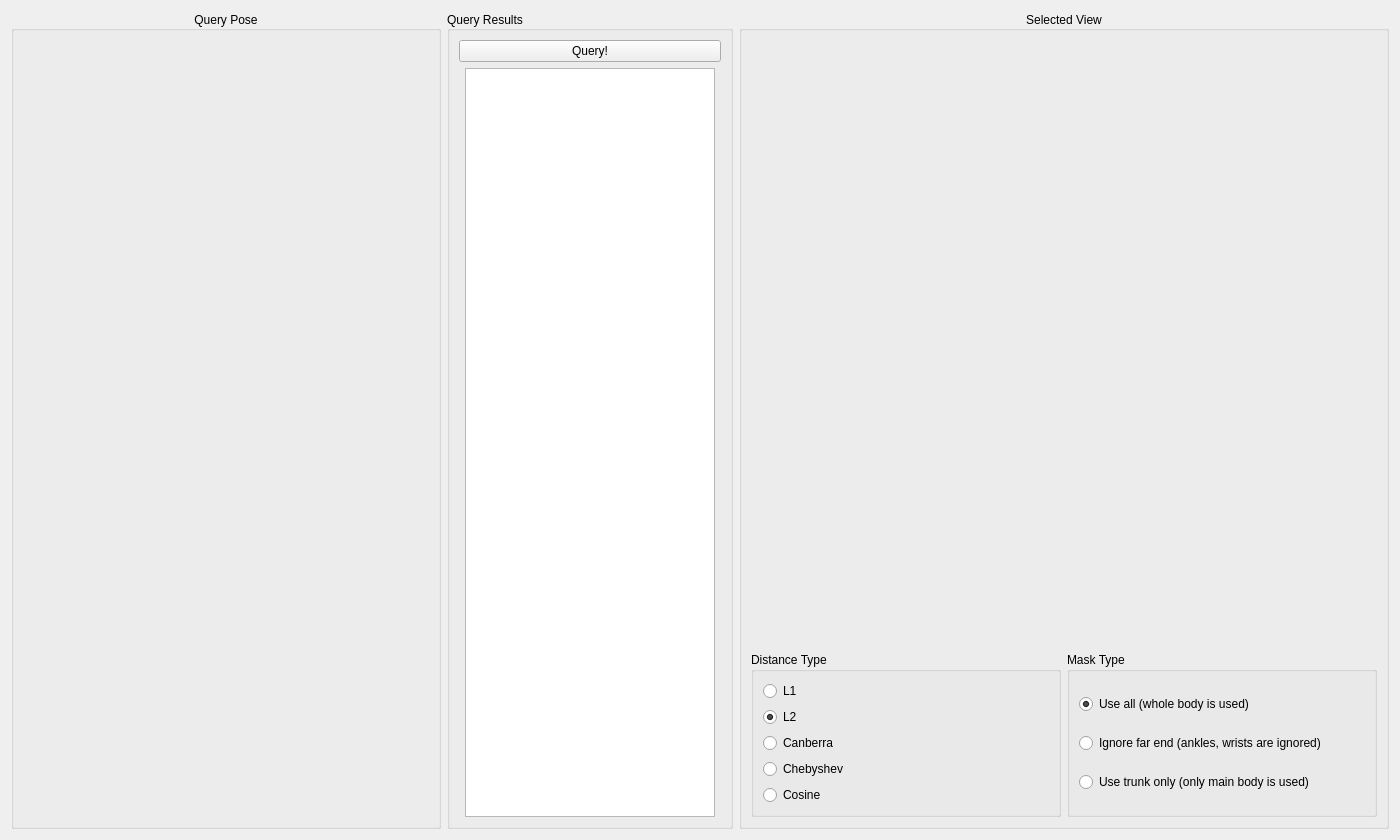
      <widget class="QWidget" name="tab_query">
       <attribute name="title">
        <string>Webcam</string>
       </attribute>
       <layout class="QGridLayout" name="gridLayout_3">
        <item row="0" column="0">
         <layout class="QGridLayout" name="gridLayout" columnstretch="2,1,3">
          <item row="0" column="0">
           <widget class="QGroupBox" name="groupBox">
            <property name="title">
             <string>Query Pose</string>
            </property>
            <property name="alignment">
             <set>Qt::AlignCenter</set>
            </property>
            <layout class="QVBoxLayout" name="verticalLayout">
             <item>
              <widget class="QLabel" name="canvas_query">
               <property name="enabled">
                <bool>true</bool>
               </property>
               <property name="sizePolicy">
                <sizepolicy hsizetype="Preferred" vsizetype="Maximum">
                 <horstretch>0</horstretch>
                 <verstretch>0</verstretch>
                </sizepolicy>
               </property>
               <property name="minimumSize">
                <size>
                 <width>400</width>
                 <height>500</height>
                </size>
               </property>
               <property name="text">
                <string/>
               </property>
               <property name="alignment">
                <set>Qt::AlignCenter</set>
               </property>
              </widget>
             </item>
             <item>
              <spacer name="verticalSpacer_4">
               <property name="orientation">
                <enum>Qt::Vertical</enum>
               </property>
               <property name="sizeHint" stdset="0">
                <size>
                 <width>20</width>
                 <height>40</height>
                </size>
               </property>
              </spacer>
             </item>
            </layout>
           </widget>
          </item>
          <item row="0" column="2">
           <widget class="QGroupBox" name="groupBox_3">
            <property name="minimumSize">
             <size>
              <width>650</width>
              <height>800</height>
             </size>
            </property>
            <property name="title">
             <string>Selected View</string>
            </property>
            <property name="alignment">
             <set>Qt::AlignCenter</set>
            </property>
            <layout class="QGridLayout" name="gridLayout_5" rowstretch="1,0,0">
             <item row="1" column="0">
              <layout class="QHBoxLayout" name="horizontalLayout_2">
               <item>
                <widget class="QGroupBox" name="groupBox_6">
                 <property name="title">
                  <string>Distance Type</string>
                 </property>
                 <layout class="QVBoxLayout" name="verticalLayout_3">
                  <item>
                   <widget class="QRadioButton" name="radio_l1">
                    <property name="text">
                     <string>L1</string>
                    </property>
                    <property name="checked">
                     <bool>false</bool>
                    </property>
                   </widget>
                  </item>
                  <item>
                   <widget class="QRadioButton" name="radio_l2">
                    <property name="text">
                     <string>L2</string>
                    </property>
                    <property name="checked">
                     <bool>true</bool>
                    </property>
                   </widget>
                  </item>
                  <item>
                   <widget class="QRadioButton" name="radio_canberra">
                    <property name="text">
                     <string>Canberra</string>
                    </property>
                   </widget>
                  </item>
                  <item>
                   <widget class="QRadioButton" name="radio_chebyshev">
                    <property name="text">
                     <string>Chebyshev</string>
                    </property>
                   </widget>
                  </item>
                  <item>
                   <widget class="QRadioButton" name="radio_cosine">
                    <property name="text">
                     <string>Cosine</string>
                    </property>
                   </widget>
                  </item>
                 </layout>
                </widget>
               </item>
               <item>
                <widget class="QGroupBox" name="groupBox_5">
                 <property name="title">
                  <string>Mask Type</string>
                 </property>
                 <layout class="QVBoxLayout" name="verticalLayout_5">
                  <item>
                   <widget class="QRadioButton" name="radio_use_all">
                    <property name="text">
                     <string>Use all (whole body is used)</string>
                    </property>
                    <property name="checked">
                     <bool>true</bool>
                    </property>
                   </widget>
                  </item>
                  <item>
                   <widget class="QRadioButton" name="radio_ignore_far">
                    <property name="text">
                     <string>Ignore far end (ankles, wrists are ignored)</string>
                    </property>
                   </widget>
                  </item>
                  <item>
                   <widget class="QRadioButton" name="radio_use_trunk">
                    <property name="text">
                     <string>Use trunk only (only main body is used)</string>
                    </property>
                   </widget>
                  </item>
                 </layout>
                </widget>
               </item>
              </layout>
             </item>
             <item row="0" column="0">
              <layout class="QGridLayout" name="gridLayout_6">
               <item row="1" column="0">
                <widget class="QLabel" name="selected_view">
                 <property name="sizePolicy">
                  <sizepolicy hsizetype="Preferred" vsizetype="Preferred">
                   <horstretch>0</horstretch>
                   <verstretch>0</verstretch>
                  </sizepolicy>
                 </property>
                 <property name="minimumSize">
                  <size>
                   <width>600</width>
                   <height>300</height>
                  </size>
                 </property>
                 <property name="text">
                  <string/>
                 </property>
                 <property name="alignment">
                  <set>Qt::AlignHCenter|Qt::AlignTop</set>
                 </property>
                </widget>
               </item>
               <item row="0" column="0">
                <widget class="QLabel" name="selected_data_view">
                 <property name="sizePolicy">
                  <sizepolicy hsizetype="Preferred" vsizetype="Preferred">
                   <horstretch>0</horstretch>
                   <verstretch>0</verstretch>
                  </sizepolicy>
                 </property>
                 <property name="minimumSize">
                  <size>
                   <width>600</width>
                   <height>300</height>
                  </size>
                 </property>
                 <property name="text">
                  <string/>
                 </property>
                 <property name="alignment">
                  <set>Qt::AlignHCenter|Qt::AlignTop</set>
                 </property>
                </widget>
               </item>
              </layout>
             </item>
            </layout>
           </widget>
          </item>
          <item row="0" column="1">
           <widget class="QGroupBox" name="groupBox_2">
            <property name="title">
             <string>Query Results</string>
            </property>
            <property name="alignment">
             <set>Qt::AlignLeading|Qt::AlignLeft|Qt::AlignVCenter</set>
            </property>
            <layout class="QGridLayout" name="gridLayout_4">
             <item row="0" column="0" colspan="3">
              <widget class="QPushButton" name="btn_query">
               <property name="sizePolicy">
                <sizepolicy hsizetype="Minimum" vsizetype="Minimum">
                 <horstretch>0</horstretch>
                 <verstretch>0</verstretch>
                </sizepolicy>
               </property>
               <property name="text">
                <string>Query!</string>
               </property>
              </widget>
             </item>
             <item row="2" column="1">
              <widget class="QListWidget" name="result_list">
               <property name="sizePolicy">
                <sizepolicy hsizetype="Minimum" vsizetype="Expanding">
                 <horstretch>0</horstretch>
                 <verstretch>0</verstretch>
                </sizepolicy>
               </property>
               <property name="minimumSize">
                <size>
                 <width>250</width>
                 <height>0</height>
                </size>
               </property>
              </widget>
             </item>
            </layout>
           </widget>
          </item>
         </layout>
        </item>
       </layout>
      </widget>
